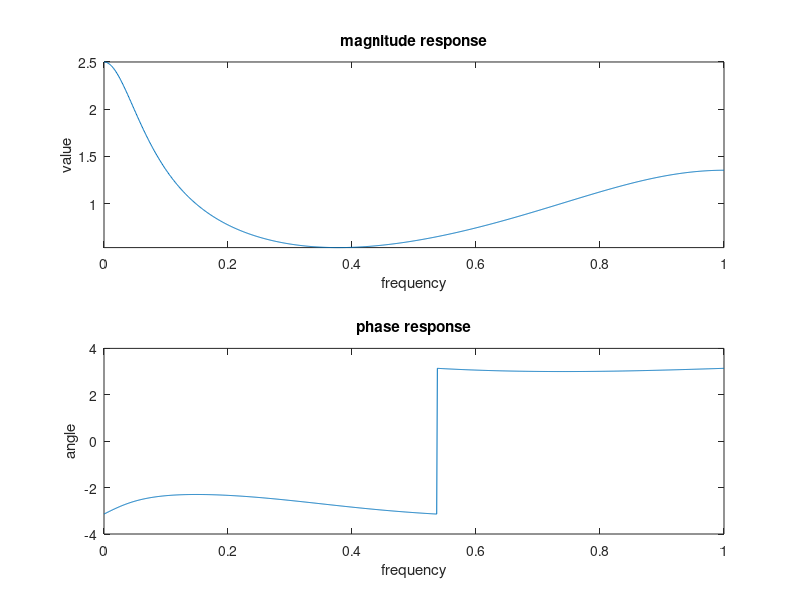

Reproduce this figure in MATLAB.
clear all;clc;
% n=0:100;
b=[1.6 ,-3.5, 7.9];
a=[2, 5, -8, -1.4];
[h,W]=freqz(b,a,1024);
w=linspace(0,pi,length(h));
subplot(2,1,1);
plot(w/pi,abs(h));
title('magnitude response');xlabel('frequency');ylabel('value');axis tight;
subplot(2,1,2);
plot(w/pi,angle(h));
title('phase response');xlabel('frequency');ylabel('angle');%axis([0 2 -1 1]);